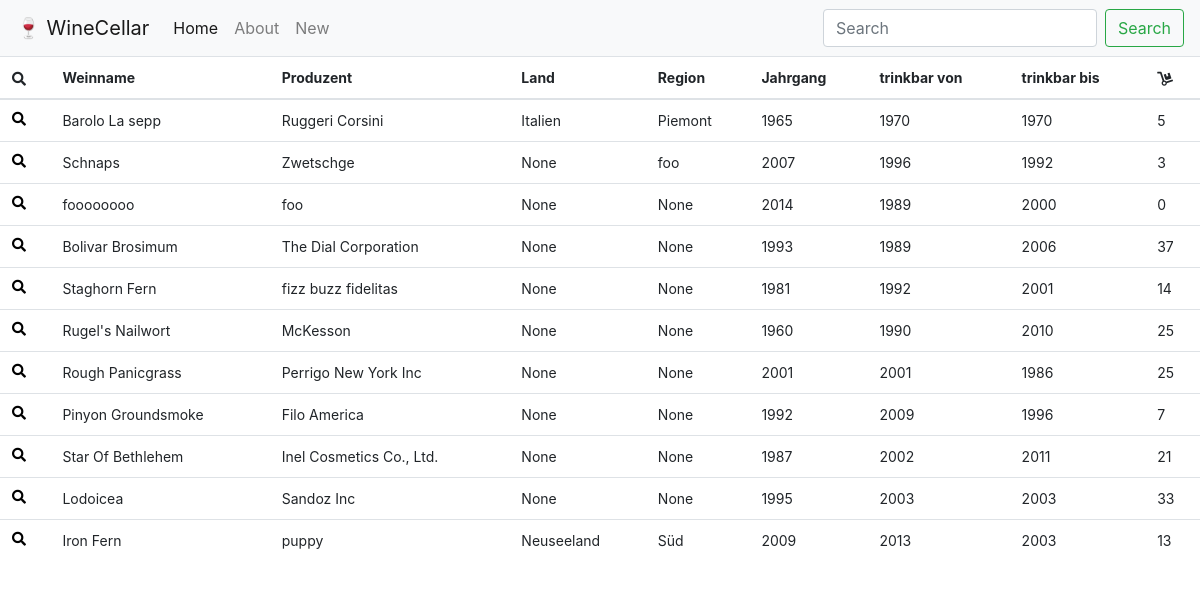
The app's page /contact/, older data.
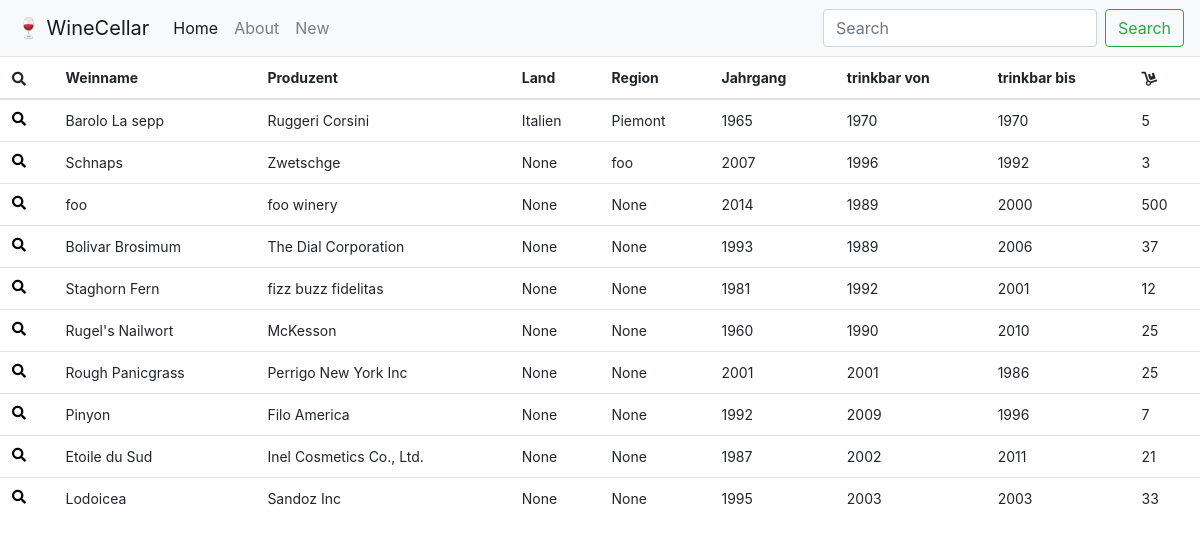
The same page, newer data.
### wine/models.py (models this page shows)
class Wine(models.Model):
    winename = models.CharField(max_length=200)
    producer = models.CharField(max_length=200)
    grapes = models.CharField(max_length=200)
    year = models.CharField(max_length=200)
    country = models.CharField(max_length=200, null=True,)
    region = models.CharField(max_length=200, null=True,)
    purchase = models.CharField(max_length=200, null=True,)
    notes = models.CharField(max_length=400, null=True,)
    drinkfrom = models.CharField(max_length=200)
    drinkto = models.CharField(max_length=200)
    nmbrbottles = models.IntegerField()
    entrydate = models.DateTimeField('date published', null=True,)
    editdate = models.DateTimeField(null=True,)

### wine/views.py (the view)
# urls.py: path('', WineListView.as_view(), name='wine_list'),
class WineListView(ListView):
    model = Wine
    paginate_by = 100  # if pagination is desired

### wine/templates/wine/wine_list.html
{% extends "./base.html" %}
{% block content %}
<table class="table table-hover">
  <thead>
    <tr>
      <th scope="col"><i class="fas fa-search"></i></th>
      <th scope="col">Weinname</th>
      <th scope="col">Produzent</th>
      <th scope="col">Land</th>
      <th scope="col">Region</th>
      <th scope="col">Jahrgang</th>
      <th scope="col">trinkbar von</th>
      <th scope="col">trinkbar bis</th>
      <th scope="col"><i class="fas fa-dolly"></i></th>
    </tr>
  </thead>
  <tbody>
{% for wine in object_list %}
    <tr>
      <th scope="row"><a href="/wine/{{ wine.id }}"><i class="fas fa-search"></i></a></th>
      <td>{{ wine.winename }}</td>
      <td>{{ wine.producer }}</td>
      <td>{{ wine.country }}</td>
      <td>{{ wine.region }}</td>
      <td>{{ wine.year }}</td>
      <td>{{ wine.drinkfrom }}</td>
      <td>{{ wine.drinkto }}</td>
      <td>{{ wine.nmbrbottles }}</td>
    </tr>
{% empty %}
    No data yet.
{% endfor %}
  </tbody>
</table>
{% endblock %}

### wine/templates/wine/base.html (shortened to what this page needs)
{% load static %}
<!doctype html>
<html lang="en">
  <head>
    <link rel="stylesheet" href="https://use.fontawesome.com/releases/v5.0.10/css/all.css">
    <link rel="stylesheet" type="text/css" href="{% static 'wine/bootstrap4/css/bootstrap.css' %}" />
    <link rel="stylesheet" type="text/css" href="{% static 'wine/style.css' %}" />
    <body>
    <nav class="navbar navbar-expand-lg navbar-light bg-light">
      <a class="navbar-brand" href="/">🍷 WineCellar</a>
      <div class="collapse navbar-collapse" id="navbarTogglerDemo02">
        <ul class="navbar-nav mr-auto mt-2 mt-lg-0">
          <li class="nav-item active">
            <a class="nav-link" href="#">Home</a>
          </li>
          <li class="nav-item">
            <a class="nav-link" href="#">About</a>
          </li>
          <li class="nav-item">
            <a class="nav-link" href="/new">New</a>
          </li>
        </ul>
        <form class="form-inline my-2 my-lg-0">
          <input name="q" value="{{request.GET.q}}" class="form-control mr-sm-2" type="search" placeholder="Search">
          <button class="btn btn-outline-success my-2 my-sm-0" type="submit">Search</button>
        </form>
      </div>
    </nav>
    {% block content %}{% endblock %}
  </body>
</html>

### wine/static/wine/style.css (style rules this page uses)
body,html { background-color: }
th, td, p { padding: 2px; font-size: 14px; }
a { color: black; font-color: black; text-decoration: none; }
a, a:link, visited { font-color: black; text-decoration: none; }

Row changes from the older to the newer data that the page shows:
removed Wine: winename "Iron Fern", producer "puppy", country "Neuseeland", region "Süd", year "2009", drinkfrom "2013", drinkto "2003", nmbrbottles "13"
changed Wine: winename "foooooooo" → "foo"; producer "foo" → "foo winery"; nmbrbottles "0" → "500"
changed Wine "Staghorn Fern": nmbrbottles "14" → "12"
changed Wine "Filo America": winename "Pinyon Groundsmoke" → "Pinyon"
changed Wine "Inel Cosmetics Co., Ltd.": winename "Star Of Bethlehem" → "Etoile du Sud"
